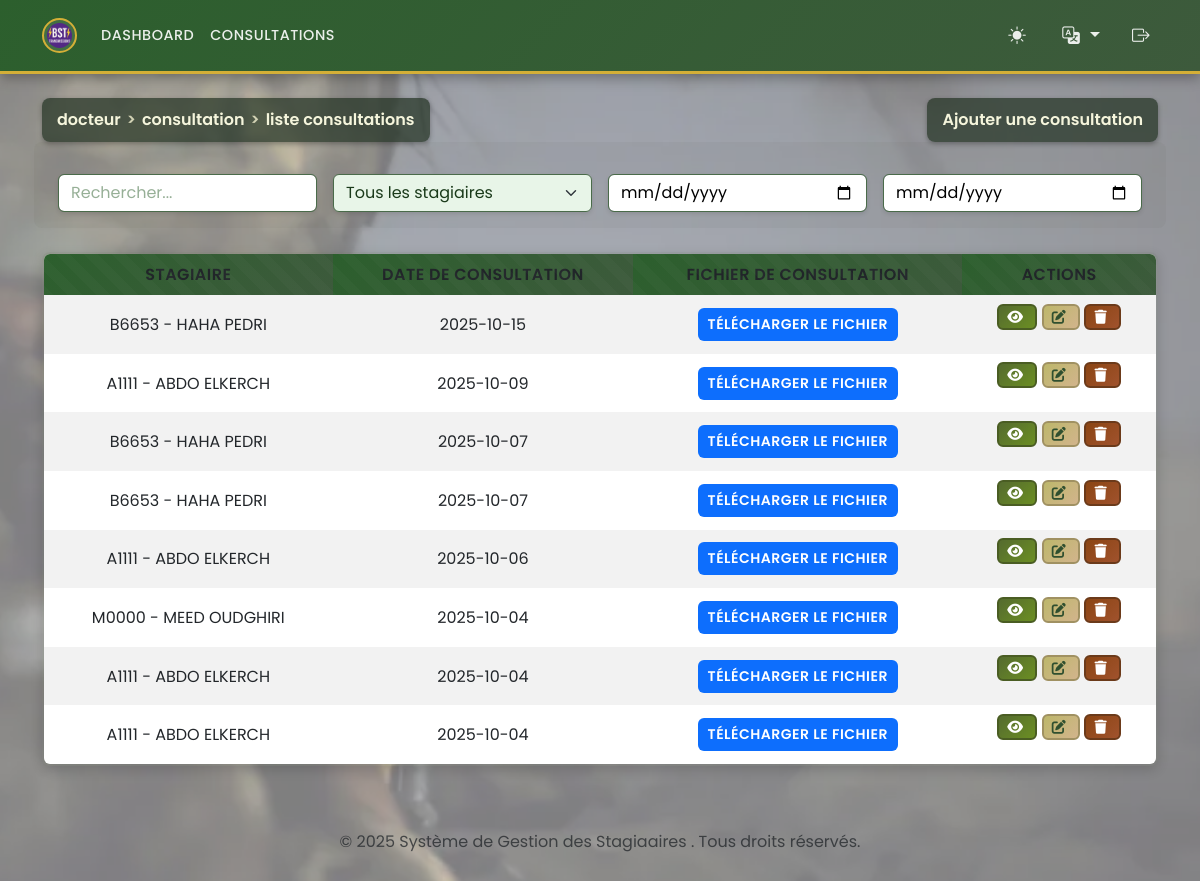
The app's page /docteur/manage_consultations.php (signed in) with its own data.
### tables this page shows
CREATE TABLE `consultations` (
  `id` int(11) NOT NULL,
  `id_stagiaire` int(11) NOT NULL,
  `id_docteur` int(11) NOT NULL,
  `date_consultation` date NOT NULL,
  `diagnostic` text DEFAULT NULL,
  `traitement` text DEFAULT NULL,
  `remarques` text DEFAULT NULL,
  `file` varchar(255) DEFAULT NULL
);

CREATE TABLE `stagiaires` (
  `id` int(11) NOT NULL,
  `matricule` varchar(50) NOT NULL,
  `nom` varchar(100) NOT NULL,
  `prenom` varchar(100) NOT NULL,
  `date_naissance` date DEFAULT NULL,
  `adresse` text DEFAULT NULL,
  `telephone` varchar(20) DEFAULT NULL,
  `email` varchar(100) DEFAULT NULL,
  `groupe_sanguin` enum('A+','A-','B+','B-','AB+','AB-','O+','O-') DEFAULT NULL,
  `photo` varchar(255) DEFAULT NULL,
  `grade` enum('Lieutenant','Sous-Lieutenant','Adjudant Chef','Adjudant','Sergent Chef','Sergent','Caporal Chef','Caporal','2 eme Classe','1er Classe') DEFAULT NULL,
  `date_inscription` date DEFAULT curdate(),
  `id_stage` int(11) NOT NULL,
  `id_specialite` int(11) NOT NULL
);

### functions.php (called while the page is built, shortened)
<?php
if (isset($_GET['lang'])) {
    $lang = $_GET['lang'];
    $_SESSION['lang'] = $lang;
} elseif (isset($_SESSION['lang'])) {
    $lang = $_SESSION['lang'];
} else {
    $lang = 'fr';
    $_SESSION['lang'] = $lang;
}
$lang_file = __DIR__ . '/lang/' . $lang . '.php';
if (file_exists($lang_file)) {
    $translations = include $lang_file;
} else {
    $translations = include __DIR__ . '/lang/fr.php';
}
?>

### docteur/manage_consultations.php (the view, shortened to what this page needs)
<?php
require '../functions.php';
$sql = "SELECT c.*, s.nom, s.prenom, s.matricule
        FROM consultations c
        JOIN stagiaires s ON c.id_stagiaire = s.id
        WHERE c.id_docteur = ?
        ORDER BY c.date_consultation DESC";
$stmt = $pdo->prepare($sql);
$stmt->execute([$_SESSION['user_id']]);
$consultations = $stmt->fetchAll();
?>
<?php include '../templates/header.php'; ?>
<div class="d-flex justify-content-between align-items-center mb-3">
<div class="breadcrumb-header"><?php echo htmlspecialchars($translations['breadcrumb_docteur']); ?> <span>></span> <?php echo htmlspecialchars($translations['breadcrumb_consultation']); ?> <span>></span> <?php echo htmlspecialchars($translations['breadcrumb_liste_consultations']); ?></div>
<button class="breadcrumb-header" data-bs-toggle="modal" data-bs-target="#addConsultationModal"><?php echo htmlspecialchars($translations['add_consultation']); ?></button>
</div>
<div class="mb-3 row g-3 align-items-center">
    <div class="col">
        <input type="text" id="searchInput" class="form-control" placeholder="<?php echo htmlspecialchars($translations['search']); ?>">
    </div>
    <div class="col">
        <select id="filterStagiaire" class="form-select">
            <option value=""><?php echo htmlspecialchars($translations['all_trainees']); ?></option>
        </select>
    </div>
    <div class="col">
        <input type="date" id="dateFrom" class="form-control" placeholder="<?php echo htmlspecialchars($translations['from_date']); ?>">
    </div>
    <div class="col">
        <input type="date" id="dateTo" class="form-control" placeholder="<?php echo htmlspecialchars($translations['to_date']); ?>">
    </div>
</div>
<table class="table table-striped table-responsive" style="border-radius: 0.5rem; overflow: hidden;">
    <thead>
        <tr>
            <th><?php echo htmlspecialchars($translations['trainee']); ?></th>
            <th><?php echo htmlspecialchars($translations['consultation_date']); ?></th>
            <th><?php echo htmlspecialchars($translations['consultation_file']); ?></th>
            <th><?php echo htmlspecialchars($translations['actions']); ?></th>
        </tr>
    </thead>
    <tbody id="consultationsTableBody">
        <?php foreach ($consultations as $cons): ?>
        <tr data-stagiaire="<?php echo htmlspecialchars($cons['matricule'] . ' - ' . $cons['nom'] . ' ' . $cons['prenom']); ?>" data-date="<?php echo $cons['date_consultation']; ?>">
            <td><?php echo htmlspecialchars($cons['matricule'] . ' - ' . $cons['nom'] . ' ' . $cons['prenom']); ?></td>
            <td><?php echo $cons['date_consultation']; ?></td>
            <td>
                <?php if ($cons['file'] != null): ?>
                <a href="../<?php echo $cons['file']; ?>" class="btn btn-sm btn-primary"><?php echo htmlspecialchars($translations['download_file']); ?></a>
                <?php endif; ?>
            </td>
            <td>
                <a href="../view_consultation.php?id=<?php echo $cons['id']; ?>" class="btn btn-sm btn-info"><i class="fas fa-eye"></i></a>
                <button class="btn btn-sm btn-warning" data-bs-toggle="modal" data-bs-target="#editConsultationModal<?php echo $cons['id']; ?>"><i class="fas fa-edit"></i></button>
                <form method="post" action="../actions/delete_consultation.php" style="display:inline-block;" onsubmit="return confirm('<?php echo htmlspecialchars($translations['confirm_delete_consultation']); ?>');">
                    <button type="submit" class="btn btn-sm btn-danger"><i class="fas fa-trash"></i></button>
                </form>
            </td>
        </tr>
        <?php endforeach; ?>
    </tbody>
</table>
<?php include '../templates/footer.php'; ?>

### templates/header.php (style rules this page uses)
:root { --body-bg: #ffffff; --body-color: #000000; --military-primary: #2C5F2D; --military-secondary: #3D5A3C; --military-accent: #8B7355; --military-gold: #D4AF37; --military-dark: #1A3A1A; }
body { background-color: var(--body-bg) !important; color: var(--body-color) !important; font-family: 'Poppins', sans-serif; transition: background-color 0.3s ease; }
body::before { content: ''; position: fixed; top: 0; left: 0; width: 100%; height: 100%; background: url('/pbst_app/images/bg1.webp') no-repeat center center fixed; background-size: cover; opacity: 0.5; z-index: -1; }
input.form-control, textarea.form-control { background-color: var(--body-bg) !important; color: var(--body-color) !important; border-color: #ced4da; transition: all 0.3s ease; }
input.form-control::placeholder, textarea.form-control::placeholder { color: var(--body-color); opacity: 0.7; }
table { background: linear-gradient(135deg, rgba(76, 91, 65, 0.15) 0%, rgba(58, 73, 47, 0.10) 100%); border-radius: 12px; overflow: hidden; width: 100%; border: 2px solid var(--military-secondary); box-shadow: 0 4px 12px rgba(0, 0, 0, 0.15); position: relative; }
table::before { content: ''; position: absolute; top: 0; left: 0; right: 0; bottom: 0; background: repeating-linear-gradient( 45deg, transparent, transparent 10px, rgba(255, 255, 255, 0.02) 10px, rgba(255, 255, 255, 0.02) 20px ); pointer-events: none; border-radius: 12px; }
table th { background: linear-gradient(135deg, var(--military-primary) 0%, var(--military-secondary) 100%); color: #fff; text-align: center; vertical-align: middle; font-weight: 600; text-transform: uppercase; letter-spacing: 0.5px; border-bottom: 2px solid var(--military-gold); }
table td, table th { text-align: center; vertical-align: middle; padding: 0.75rem; border: none; }
table tbody tr { transition: all 0.3s ease; }
.btn { border-radius: 6px; font-weight: 600; text-transform: uppercase; letter-spacing: 0.5px; transition: all 0.3s ease; border: 2px solid transparent; position: relative; overflow: hidden; }
.btn::before { content: ''; position: absolute; top: 0; left: -100%; width: 100%; height: 100%; background: linear-gradient(90deg, transparent, rgba(255, 255, 255, 0.2), transparent); transition: left 0.5s; }
.btn-info { background: linear-gradient(135deg, #556B2F 0%, #6B8E23 100%); color: #fff; border-color: #4A5D23; }
.btn-warning { background: linear-gradient(135deg, #BDB76B 0%, #D2B48C 100%); color: #2F4F2F; border-color: #A09162; }
.btn-danger { background: linear-gradient(135deg, #8B4513 0%, #A0522D 100%); color: #fff; border-color: #6B3A1A; }
.btn i { font-weight: 900; margin-right: 0.25rem; }
.form-control, .form-select { background-color: #E8F5E8 !important; color: #1A3A1A !important; border: 1px solid #4A6B4A !important; border-radius: 0.375rem !important; box-shadow: 0 2px 4px rgba(0, 0, 0, 0.1) !important; font-family: 'Poppins', sans-serif !important; padding: 0.375rem 0.75rem !important; transition: all 0.3s ease !important; }
.form-control::placeholder { color: #6B8E6B !important; }
.mb-3.row.g-3.align-items-center { background: rgba(76, 91, 65, 0.05) !important; padding: 1rem !important; border-radius: 0.5rem !important; margin-bottom: 1.5rem !important; }
.breadcrumb-header { background: rgba(34, 49, 34, 0.7); color: #f5f5dc; font-weight: 600; font-family: 'Poppins', sans-serif; padding: 10px 15px; border-radius: 8px; display: flex; align-items: center; box-shadow: 0 2px 5px rgba(0, 0, 0, 0.3); cursor: pointer; border: none; outline: none; }
.breadcrumb-header span { margin: 0 6px; color: #d2d2b4; }

### records on screen
consultations: id_stagiaire.prenom "B6653 - HAHA PEDRI", date_consultation "2025-10-15"
consultations: id_stagiaire.prenom "A1111 - ABDO ELKERCH", date_consultation "2025-10-09"
consultations: id_stagiaire.prenom "B6653 - HAHA PEDRI", date_consultation "2025-10-07"
consultations: id_stagiaire.prenom "B6653 - HAHA PEDRI", date_consultation "2025-10-07"
consultations: id_stagiaire.prenom "A1111 - ABDO ELKERCH", date_consultation "2025-10-06"
consultations: id_stagiaire.prenom "M0000 - MEED OUDGHIRI", date_consultation "2025-10-04"
consultations: id_stagiaire.prenom "A1111 - ABDO ELKERCH", date_consultation "2025-10-04"
consultations: id_stagiaire.prenom "A1111 - ABDO ELKERCH", date_consultation "2025-10-04"

### other values on screen
$translations['dashboard'] "DASHBOARD"
$translations['consultations'] "CONSULTATIONS"
$translations['breadcrumb_docteur'] "docteur"
$translations['breadcrumb_consultation'] "consultation"
$translations['breadcrumb_liste_consultations'] "liste consultations"
$translations['add_consultation'] "Ajouter une consultation"
$translations['trainee'] "STAGIAIRE"
$translations['consultation_date'] "DATE DE CONSULTATION"
$translations['consultation_file'] "FICHIER DE CONSULTATION"
$translations['actions'] "ACTIONS"
$translations['footer_copyright'] "© 2025 Système de Gestion des Stagiaaires . Tous droits réservés."
form field value "Tous les stagiaires"
